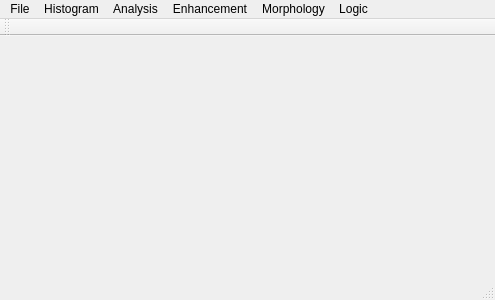
<?xml version="1.0" encoding="UTF-8"?>
<ui version="4.0">
 <class>MainWindow</class>
 <widget class="QMainWindow" name="MainWindow">
  <property name="geometry">
   <rect>
    <x>0</x>
    <y>0</y>
    <width>495</width>
    <height>300</height>
   </rect>
  </property>
  <property name="windowTitle">
   <string>MainWindow</string>
  </property>
  <widget class="QWidget" name="centralWidget"/>
  <widget class="QMenuBar" name="menuBar">
   <property name="geometry">
    <rect>
     <x>0</x>
     <y>0</y>
     <width>495</width>
     <height>20</height>
    </rect>
   </property>
   <widget class="QMenu" name="menuFile">
    <property name="title">
     <string>File</string>
    </property>
    <addaction name="actionOpen_File"/>
    <addaction name="separator"/>
    <addaction name="actionSave_File"/>
    <addaction name="separator"/>
    <addaction name="actionExit_File"/>
   </widget>
   <widget class="QMenu" name="menuHistogram">
    <property name="title">
     <string>Histogram</string>
    </property>
    <addaction name="actionShow_Histogram_Gray_Image"/>
    <addaction name="actionShow_Histogram_Color_Image"/>
    <addaction name="actionHistogram_Slide"/>
    <addaction name="actionHistogram_Stretch"/>
    <addaction name="actionHistogram_Equalization"/>
    <addaction name="actionLinear_Modification"/>
   </widget>
   <widget class="QMenu" name="menuAnalysis">
    <property name="title">
     <string>Analysis</string>
    </property>
    <addaction name="actionGradient_Filter"/>
    <addaction name="actionRobert_Filter"/>
    <addaction name="actionSobel_Filter"/>
    <addaction name="actionPrewitt_Filter"/>
   </widget>
   <widget class="QMenu" name="menuEnhancement">
    <property name="title">
     <string>Enhancement</string>
    </property>
    <addaction name="actionMean_Filter_Gray_Image"/>
    <addaction name="actionMean_Filter_Color_Image"/>
    <addaction name="separator"/>
    <addaction name="actionMedian_Filter_Gray_Image"/>
    <addaction name="actionMedian_Filter_Color_Image"/>
   </widget>
   <widget class="QMenu" name="menuMorphology">
    <property name="title">
     <string>Morphology</string>
    </property>
    <addaction name="actionDilation"/>
    <addaction name="actionErosion"/>
    <addaction name="actionClose"/>
    <addaction name="actionOpen"/>
   </widget>
   <widget class="QMenu" name="menuLogic">
    <property name="title">
     <string>Logic</string>
    </property>
    <addaction name="actionNOT"/>
    <addaction name="actionAdd"/>
    <addaction name="actionSubtract"/>
   </widget>
   <addaction name="menuFile"/>
   <addaction name="menuHistogram"/>
   <addaction name="menuAnalysis"/>
   <addaction name="menuEnhancement"/>
   <addaction name="menuMorphology"/>
   <addaction name="menuLogic"/>
  </widget>
  <widget class="QToolBar" name="mainToolBar">
   <attribute name="toolBarArea">
    <enum>TopToolBarArea</enum>
   </attribute>
   <attribute name="toolBarBreak">
    <bool>false</bool>
   </attribute>
  </widget>
  <widget class="QStatusBar" name="statusBar"/>
  <action name="actionOpen_File">
   <property name="text">
    <string>Open</string>
   </property>
  </action>
  <action name="actionSave_File">
   <property name="text">
    <string>Save</string>
   </property>
  </action>
  <action name="actionExit_File">
   <property name="text">
    <string>Exit</string>
   </property>
  </action>
  <action name="actionShow_Histogram_Gray_Image">
   <property name="text">
    <string>Show Histogram (Gray Image)</string>
   </property>
  </action>
  <action name="actionShow_Histogram_Color_Image">
   <property name="text">
    <string>Show Histogram (Color Image)</string>
   </property>
  </action>
  <action name="actionHistogram_Slide">
   <property name="text">
    <string>Histogram Slide</string>
   </property>
  </action>
  <action name="actionHistogram_Stretch">
   <property name="text">
    <string>Histogram Stretch</string>
   </property>
  </action>
  <action name="actionHistogram_Equalization">
   <property name="text">
    <string>Histogram Equalization</string>
   </property>
  </action>
  <action name="actionLinear_Modification">
   <property name="text">
    <string>Linear Modification</string>
   </property>
  </action>
  <action name="actionGradient_Filter">
   <property name="text">
    <string>Gradient Filter</string>
   </property>
  </action>
  <action name="actionRobert_Filter">
   <property name="text">
    <string>Robert Filter</string>
   </property>
  </action>
  <action name="actionSobel_Filter">
   <property name="text">
    <string>Sobel Filter</string>
   </property>
  </action>
  <action name="actionPrewitt_Filter">
   <property name="text">
    <string>Prewitt Filter</string>
   </property>
  </action>
  <action name="actionMean_Filter_Gray_Image">
   <property name="text">
    <string>Mean Filter (Gray Image)</string>
   </property>
  </action>
  <action name="actionMean_Filter_Color_Image">
   <property name="text">
    <string>Mean Filter (Color Image)</string>
   </property>
  </action>
  <action name="actionMedian_Filter_Gray_Image">
   <property name="text">
    <string>Median Filter (Gray Image)</string>
   </property>
  </action>
  <action name="actionMedian_Filter_Color_Image">
   <property name="text">
    <string>Median Filter (Color Image)</string>
   </property>
  </action>
  <action name="actionDilation">
   <property name="text">
    <string>Dilation</string>
   </property>
  </action>
  <action name="actionErosion">
   <property name="text">
    <string>Erosion</string>
   </property>
  </action>
  <action name="actionClose">
   <property name="text">
    <string>Close</string>
   </property>
  </action>
  <action name="actionOpen">
   <property name="text">
    <string>Open</string>
   </property>
  </action>
  <action name="actionNOT">
   <property name="text">
    <string>NOT</string>
   </property>
  </action>
  <action name="actionAdd">
   <property name="text">
    <string>Add</string>
   </property>
  </action>
  <action name="actionSubtract">
   <property name="text">
    <string>Subtract</string>
   </property>
  </action>
 </widget>
 <layoutdefault spacing="6" margin="11"/>
 <resources/>
 <connections/>
</ui>
